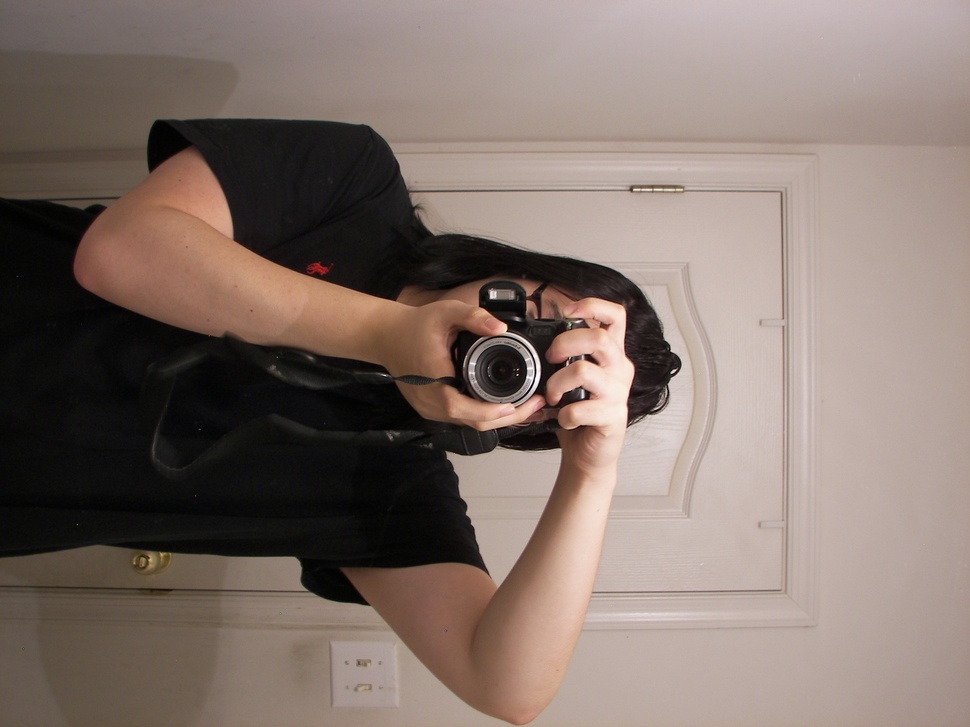
#> input picture imgs/100_2514.JPG, 970 x 727 px, shrunk from 2592 x 1944 before the run; its folder holds only this picture in this run
$ python main.py
#> lines starting #> are read from the running program, lines starting #| are printed output that depends on the picture
from PIL import Image, ImageEnhance, ImageFilter
import os

# Paths for input and output directories
path = "./imgs"
pathOut = "./edited"

# Ensure output directory exists
os.makedirs(pathOut, exist_ok=True)

# Process each file in the input directory
for filename in os.listdir(path):
    if filename.lower().endswith(("png", "jpg", "jpeg", "bmp")):  # Process only image files
        img = Image.open(f"{path}/{filename}")
#> img is the input picture: PIL image 970x727 RGB; mean R, G, B 131.3, 115.5, 108

        # Apply the SHARPEN filter and turn into greyscale
        edit = img.filter(ImageFilter.SHARPEN).convert("L")
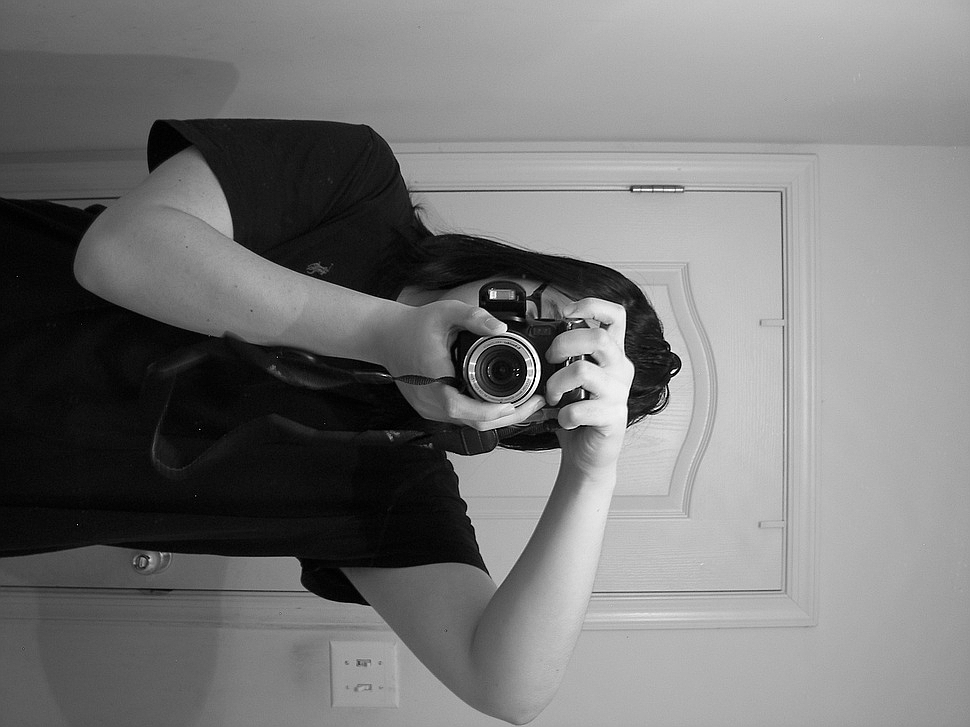
#> edit: PIL image 970x727 L; min 0, max 255, mean 119.4

        # Factor to adjust the contrast
        factor = 1.5
        enhancer = ImageEnhance.Contrast(edit)
        edit = enhancer.enhance(factor)
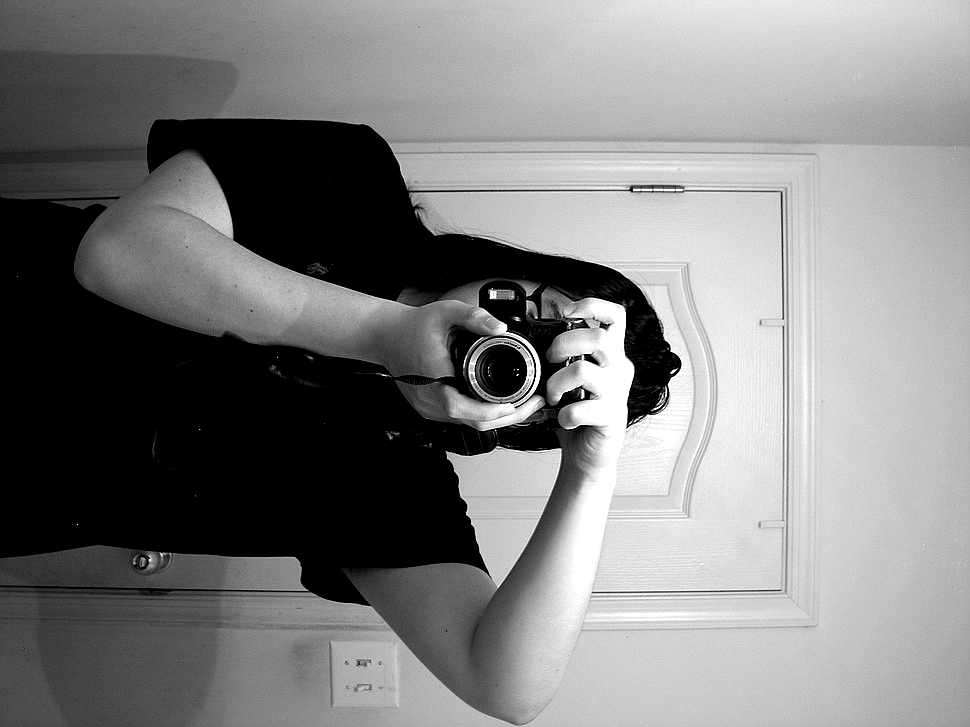
#> edit: PIL image 970x727 L; min 0, max 255, mean 127.6

        # Convert RGBA to RGB if necessary
        if edit.mode == "RGBA":
            edit = edit.convert("RGB")

        # Clean up the filename for saving
        clean_name = os.path.splitext(filename)[0]

        # Save the edited image as JPEG
        edit.save(f"{pathOut}/{clean_name}_edited.jpg", "JPEG")

print("Image processing complete!")

$ run again, on imgs/Picture1.png
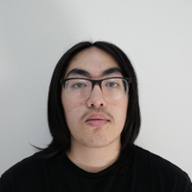
#> input picture imgs/Picture1.png, 192 x 192 px
#> img is the input picture: PIL image 192x192 RGBA; mean R, G, B, A 146.2, 142.1, 139.9, 255
#> `edit = img.filter(ImageFilter.SHARPEN).convert("L")`:
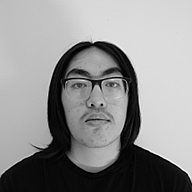
#> edit: PIL image 192x192 L; min 0, max 255, mean 143.2
#> `edit = enhancer.enhance(factor)`:
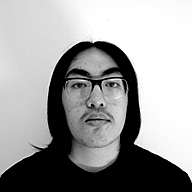
#> edit: PIL image 192x192 L; min 0, max 255, mean 156.3
